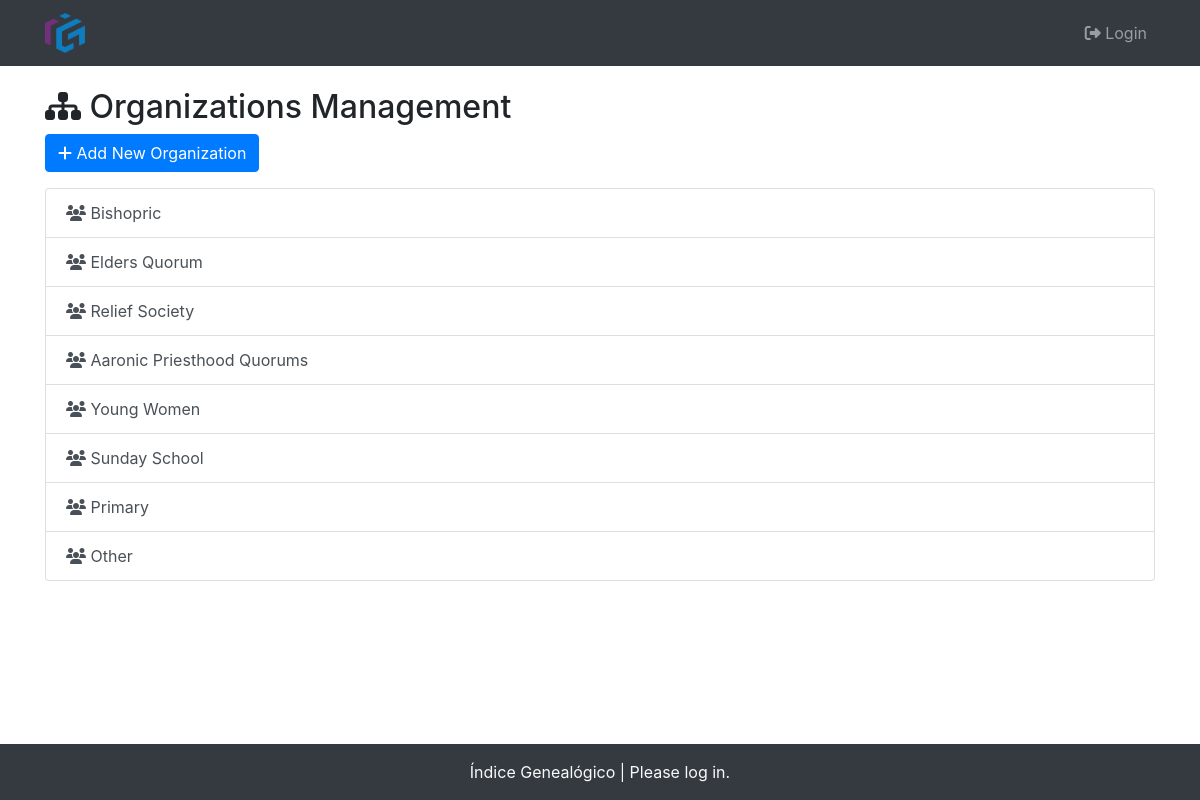
Screenshot of /organizations with the database file from the repository.
### models.py (models this page shows, shortened)
class Organization(db.Model):
    __tablename__ = 'organization'
    id    = db.Column(db.Integer, primary_key=True)
    name  = db.Column(db.String(50), unique=True, nullable=False)
    users = db.relationship('User', backref=db.backref('organization', lazy=True), cascade="all, delete-orphan")
    def delete(self):
        if self.users:
            raise ValueError("Cannot delete a meeting center with registered attendance.")
        db.session.delete(self)

### routes.py (the view)
@bp.route('/organizations', methods=['GET'])
def organizations():
    organizations = Organization.query.all()
    return render_template('organizations.html', organizations=organizations)

### templates/organizations.html (shortened to what this page needs)
{% extends "layout.html" %}
{% block content %}
    <h2><i class="fa fa-sitemap" aria-hidden="true"></i>  Organizations Management</h2>
    <a class="btn btn-primary mb-3" href="{{ url_for('routes.create_organization') }}"><i class="fa fa-plus" aria-hidden="true"></i>  Add New Organization</a>
    <div class="list-group">
      {% for org in organizations %}
        <a  class="list-group-item list-group-item-action" data-toggle="tooltip" title="Edit Organization" href="{{ url_for('routes.edit_organization', id=org.id) }}">
          <i class="fa fa-users" aria-hidden="true"></i>
          {{ org.name }}
        </a>
      {% endfor%}
      </div>
{% endblock %}

### templates/layout.html (shortened to what this page needs)
<!DOCTYPE html>
<html lang="en">
    <head>
        {% include 'partials/head.html' %}
    </head>
<body class="{{ 'logged-in' if session['user_id'] else '' }}">
    <div class="container-xxl">
        <header>
            {% include 'partials/navbar.html' %}
        </header>
        <main role="main" class="container mt-5 pt-4">
            <div class="row">
                <div class="col-lg-12 blog-main">
                    <div class="blog-post">
                        <div>
                            {% block content %} {% endblock %}
                        </div>
                    </div>
                </div>
        </main>
    </div>
    {% include 'partials/footer.html' %}
</body>
</html>

### templates/partials/head.html (shortened to what this page needs)
<link rel="stylesheet" href="https://cdn.jsdelivr.net/npm/bootstrap@4.6.2/dist/css/bootstrap.min.css"/>
<link rel="stylesheet" href="https://use.fontawesome.com/releases/v5.8.2/css/all.css"/>
<link rel="stylesheet" href="{{ url_for('static', filename='/css/styles.css') }}"/>

### templates/partials/navbar.html (shortened to what this page needs)
<nav class="navbar navbar-expand-sm bg-dark navbar-dark fixed-top">
    <div class="container" id="nana">
        <a class="navbar-brand" href="{{ url_for('routes.index') }}"><img
                src="{{ url_for('static', filename='/img/favicon/android-chrome-512x512.png') }}"
                alt="Company Logo" style="width:40px;"></a>
        <div class="collapse navbar-collapse" id="navbarSupportedContent">
            <ul class="navbar-nav">
                {% if session['user_id'] %}
                    <li class="nav-item {{ 'active' if request.endpoint == 'routes.index' else '' }}"><a class="nav-link" href="{{ url_for('routes.index') }}"><i class="fa fa-home" aria-hidden="true"></i> Home <span class="sr-only">(current)</span></a></li>
                    <li class="nav-item {{ 'active' if request.endpoint == 'routes.attendances' else '' }}"><a class="nav-link" href="{{ url_for('routes.attendances') }}"><i class="fa fa-check-square-o" aria-hidden="true"></i> Attendances</a></li>
                    <li class="nav-item {{ 'active' if request.endpoint == 'routes.list_pdfs' else '' }}"><a class="nav-link" href="{{ url_for('routes.list_pdfs') }}"><i class="fa fa-file-pdf-o" aria-hidden="true"></i>  PDFs</a></li>
                    {% if session['role'] != 'Owner' or session['role'] != 'Admin' %}
                    <li class="nav-item {{ 'active' if request.endpoint == 'routes.manual_attendance' else '' }}"><a class="nav-link" href="{{ url_for('routes.manual_attendance') }}"><i class="fa fa-check-square-o" aria-hidden="true"></i>  Add Attendance</a></li>
                               {% endif %}
                    {% if session['role'] =='Owner' or session['role'] =='Admin' %}
                        <li class="nav-item dropdown">
                            <a class="nav-link dropdown-toggle" href="#" id="navbarDropdown" role="button" data-toggle="dropdown" aria-haspopup="true" aria-expanded="false">
                            Admin
                            </a>
                            <div class="dropdown-menu" aria-labelledby="navbarDropdown">
                                <a class="dropdown-item {{ 'active' if request.endpoint == 'routes.manual_attendance' else '' }}" href="{{ url_for('routes.manual_attendance') }}"><i class="fa fa-check-square-o" aria-hidden="true"></i>  Add Attendance</a>
                                <div class="dropdown-divider"></div>
                                <a class="dropdown-item {{ 'active' if request.endpoint == 'routes.users' else '' }}" href="{{ url_for('routes.users') }}"><i class="fa fa-user-circle-o" aria-hidden="true"></i>  Users</a>
                                <a class="dropdown-item {{ 'active' if request.endpoint == 'routes.classes' else '' }}" href="{{ url_for('routes.classes') }}"><i class="fa fa-graduation-cap" aria-hidden="true"></i>  Classes</a>
                                <div class="dropdown-divider"></div>
                                <a class="dropdown-item {{ 'active' if request.endpoint == 'routes.organizations' else '' }}" href="{{ url_for('routes.organizations') }}"><i class="fa fa-sitemap" aria-hidden="true"></i>  Organizations</a>
                                {% if session['role'] =='Owner' %}
                                    <a class="dropdown-item {{ 'active' if request.endpoint == 'routes.meeting_centers' else '' }}" href="{{ url_for('routes.meeting_centers') }}"><i class="fa fa-building" aria-hidden="true"></i>   Meetinghouses</a>
                                {% endif %}
                            </div>
                        </li>
                    {% endif %}
                        <div class="circle">
                            <p style="font-size: 10px; display:block; padding-top: 15px;">{{ session['user_name'] }}</p>
                        </div>
                        <li class="nav-item"><a class="nav-link" href="{{ url_for('routes.logout') }}"><i class="fa fa-power-off" aria-hidden="true"></i> Logout</a></li>
                    {% else %}
                    <li class="nav-item {{ 'active' if request.endpoint == 'routes.login' else '' }}"><a class="nav-link" href="{{ url_for('routes.login') }}"><i class="fa fa-sign-out" aria-hidden="true"></i> Login</a></li>
                {% endif %}
            </ul>
        </div>
    </div>
</nav>

### templates/partials/footer.html (shortened to what this page needs)
<footer class="bg-dark text-center text-lg-start footer fixed-bottom mt-5">
    <div class="footer-wrapper">
        <div class="text-center p-3 text-light">
            <a class="text-light" href="#"> Índice Genealógico |
            {% if session['user_id'] %}
                {{  session['meeting_center_name'] }} ({{ session['meeting_center_number']}})
            {% else %}
                Please log in.
            {% endif %}
        </a>
        </div>
    </div>
</footer>

### static/css/styles.css (style rules this page uses)
body { display: flex; min-height: 100vh; flex-direction: column; border-color: red !important; }
main { flex: 1; }
.navbar-collapse { -ms-flex-positive: 0; flex-grow: 0; }

### rows the page displays
Organization: name "Bishopric"
Organization: name "Elders Quorum"
Organization: name "Relief Society"
Organization: name "Aaronic Priesthood Quorums"
Organization: name "Young Women"
Organization: name "Sunday School"
Organization: name "Primary"
Organization: name "Other"
